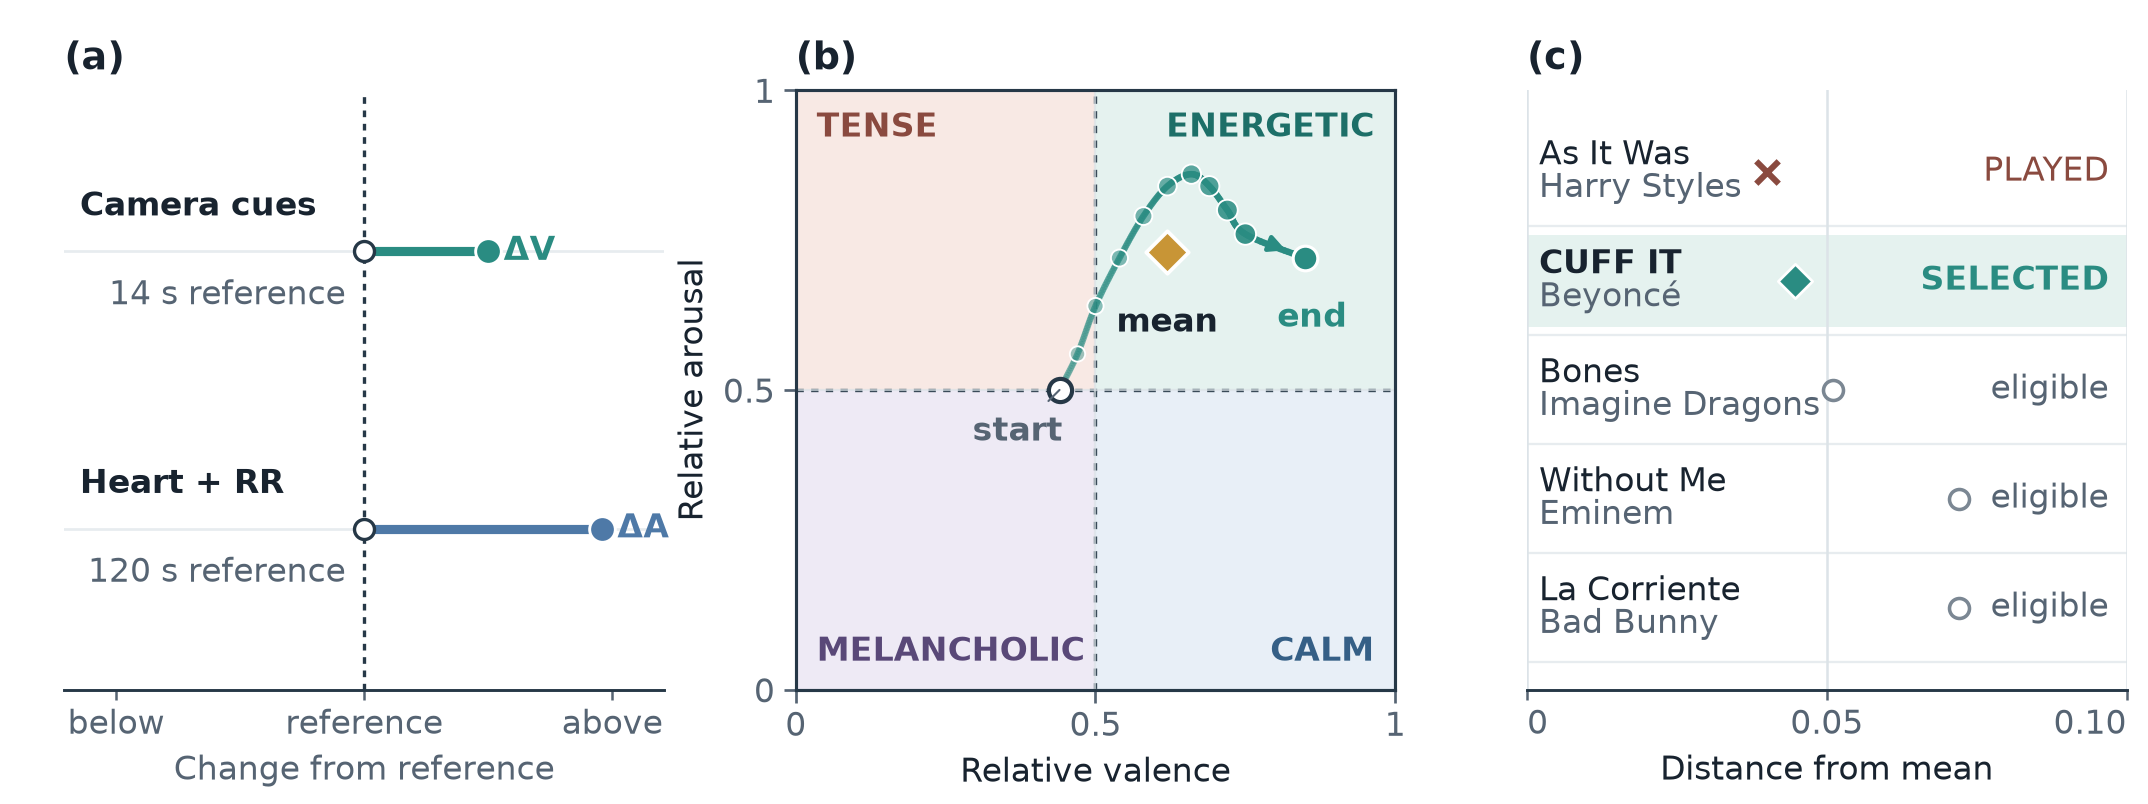

This chart was generated by the following Python code:
#!/usr/bin/env python3
"""Build Figure 2: relative inputs, trajectory, and eligible-song ranking.

Figure contract
---------------
Question
    How do personal references become a trajectory summary and one eligible
    next-song match?
Takeaway
    Vibe Shuffle uses changes from a listener's own references, summarizes a
    window as a trajectory mean, and selects the nearest unplayed catalog track
    in the corresponding region.
Evidence
    The relative changes and trajectory are illustrative. Candidate tracks,
    distances, played-track exclusion, and the selected song are derived from
    the repository's frozen 100-track catalog. Selection mirrors
    src/songSelection.js.
Form
    Three equal square editorial plots with direct labeling and no legend box.
Renderer
    Reproducible Matplotlib PDF (vector) plus a 300 dpi PNG preview.
"""

from __future__ import annotations

import os
from pathlib import Path
import tempfile

os.environ.setdefault(
    "MPLCONFIGDIR", str(Path(tempfile.gettempdir()) / "vibe_shuffle_mpl_cache")
)
os.environ.setdefault("MPLBACKEND", "Agg")

import matplotlib.pyplot as plt
from matplotlib.collections import LineCollection
from matplotlib.colors import to_rgba
from matplotlib.patches import FancyArrowPatch, Rectangle
import numpy as np

from fig1_affect_space import (
    HERE,
    QUADRANTS,
    add_quadrant_fields,
    load_catalog,
    quadrant_from_axes,
    set_style,
    style_affect_axes,
)
from paper_palette import (
    AXIS_LABEL_SIZE,
    BLUE,
    CORAL_DARK,
    GOLD,
    GRID,
    INK,
    MICRO_TEXT_SIZE,
    MID,
    MUTED,
    PANEL_LABEL_SIZE,
    PRIMARY_TEXT_SIZE,
    REFERENCE,
    ROW_RULE,
    TEAL,
    TEAL_LIGHT,
    SECONDARY_TEXT_SIZE,
    TICK_LABEL_SIZE,
)


CAMERA = TEAL
CARDIAC = BLUE
PLAYED = CORAL_DARK
ALTERNATIVE = MID
SELECTED_FILL = TEAL_LIGHT


def select_nearest_unplayed(
    tracks: list[dict[str, object]],
    target: tuple[float, float],
    played_titles: set[str],
) -> dict[str, object]:
    """Mirror the relevant Vibe ranking semantics from src/songSelection.js."""
    target_quadrant = quadrant_from_axes(*target)
    available = [track for track in tracks if str(track["title"]) not in played_titles]
    quadrant_pool = [
        track for track in available if track["quadrant"] == target_quadrant
    ]
    pool = quadrant_pool if quadrant_pool else available
    ranked = sorted(
        pool,
        key=lambda track: (
            np.hypot(
                float(track["valence"]) - target[0],
                float(track["energy"]) - target[1],
            ),
            str(track["id"]),
        ),
    )
    return ranked[0]


def _catmull_rom_path(
    x_values: np.ndarray,
    y_values: np.ndarray,
    *,
    samples_per_segment: int = 18,
) -> tuple[np.ndarray, np.ndarray]:
    """Return a smooth curve through every event point without SciPy."""
    points = np.column_stack((x_values, y_values))
    padded = np.vstack((points[0], points, points[-1]))
    samples: list[np.ndarray] = []
    for index in range(len(points) - 1):
        p0, p1, p2, p3 = padded[index : index + 4]
        t = np.linspace(0, 1, samples_per_segment, endpoint=False)[:, None]
        segment = 0.5 * (
            2 * p1
            + (-p0 + p2) * t
            + (2 * p0 - 5 * p1 + 4 * p2 - p3) * t**2
            + (-p0 + 3 * p1 - 3 * p2 + p3) * t**3
        )
        samples.append(segment)
    samples.append(points[-1][None, :])
    curve = np.vstack(samples)
    return curve[:, 0], curve[:, 1]


def _set_panel_label(axis: plt.Axes, label: str) -> None:
    """Apply one consistent, title-free panel marker."""
    axis.set_title(
        label,
        loc="left",
        color=INK,
        fontsize=PANEL_LABEL_SIZE,
        fontweight="bold",
        pad=5,
    )
    axis.set_box_aspect(1)


def draw_relative_inputs(axis: plt.Axes, target: tuple[float, float]) -> None:
    """Show signed changes from personal references as a compact dot plot."""
    _set_panel_label(axis, "(a)")
    axis.set_xlim(-0.29, 0.29)
    axis.set_ylim(-0.58, 1.58)
    axis.set_yticks([])
    axis.set_xticks((-0.24, 0.0, 0.24))
    axis.set_xticklabels(
        ("below", "reference", "above"), fontsize=TICK_LABEL_SIZE
    )
    axis.set_xlabel(
        "Change from reference",
        fontsize=AXIS_LABEL_SIZE,
        color=MUTED,
        labelpad=3,
    )
    axis.tick_params(axis="x", colors=MUTED, length=2.5, width=0.6, pad=2)
    axis.axvline(0, color=REFERENCE, linewidth=0.8, linestyle=(0, (2, 2)), zorder=1)

    for y_value in (0.0, 1.0):
        axis.axhline(y_value, color=ROW_RULE, linewidth=0.65, zorder=0)

    rows = (
        {
            "y": 1.0,
            "delta": target[0] - 0.5,
            "color": CAMERA,
            "name": "Camera cues",
            "reference": "14 s reference",
            "symbol": "ΔV",
        },
        {
            "y": 0.0,
            "delta": target[1] - 0.5,
            "color": CARDIAC,
            "name": "Heart + RR",
            "reference": "120 s reference",
            "symbol": "ΔA",
        },
    )
    for row in rows:
        y_value = float(row["y"])
        delta = float(row["delta"])
        color = str(row["color"])
        axis.plot(
            [0, delta],
            [y_value, y_value],
            color=color,
            linewidth=2.2,
            solid_capstyle="round",
            zorder=3,
        )
        axis.scatter(
            [0],
            [y_value],
            s=23,
            facecolor="white",
            edgecolor=REFERENCE,
            linewidth=0.8,
            zorder=4,
        )
        axis.scatter(
            [delta],
            [y_value],
            s=38,
            facecolor=color,
            edgecolor="white",
            linewidth=0.7,
            zorder=5,
        )
        axis.text(
            -0.275,
            y_value + 0.16,
            str(row["name"]),
            ha="left",
            va="center",
            fontsize=PRIMARY_TEXT_SIZE,
            fontweight="bold",
            color=INK,
        )
        axis.text(
            -0.018,
            y_value - 0.16,
            str(row["reference"]),
            ha="right",
            va="center",
            fontsize=SECONDARY_TEXT_SIZE,
            color=MUTED,
        )
        axis.text(
            delta + 0.015,
            y_value,
            str(row["symbol"]),
            ha="left",
            va="center",
            fontsize=AXIS_LABEL_SIZE,
            fontweight="bold",
            color=color,
        )

    for location, spine in axis.spines.items():
        spine.set_visible(location == "bottom")
        spine.set_color(REFERENCE)
        spine.set_linewidth(0.7)


def draw_trajectory(
    axis: plt.Axes,
    valence: np.ndarray,
    arousal: np.ndarray,
    target: tuple[float, float],
) -> None:
    """Draw a directional phase path with an isolated arithmetic mean."""
    add_quadrant_fields(axis)
    style_affect_axes(axis, "Relative valence", "Relative arousal")
    _set_panel_label(axis, "(b)")
    axis.tick_params(axis="both", labelsize=TICK_LABEL_SIZE, pad=2)
    axis.xaxis.label.set_size(AXIS_LABEL_SIZE)
    axis.yaxis.label.set_size(AXIS_LABEL_SIZE)
    axis.xaxis.labelpad = 3
    axis.yaxis.labelpad = 3

    quadrant_labels = {
        "tense": (0.035, 0.965, "left", "top"),
        "happy": (0.965, 0.965, "right", "top"),
        "sad_low": (0.035, 0.035, "left", "bottom"),
        "relaxed": (0.965, 0.035, "right", "bottom"),
    }
    for key, (x_value, y_value, horizontal, vertical) in quadrant_labels.items():
        axis.text(
            x_value,
            y_value,
            str(QUADRANTS[key]["label"]),
            transform=axis.transAxes,
            ha=horizontal,
            va=vertical,
            fontsize=MICRO_TEXT_SIZE,
            fontweight="bold",
            color=str(QUADRANTS[key]["dark"]),
            zorder=2,
        )

    smooth_x, smooth_y = _catmull_rom_path(valence, arousal)
    smooth_points = np.column_stack((smooth_x, smooth_y))
    segments = np.stack((smooth_points[:-1], smooth_points[1:]), axis=1)
    segment_progress = np.linspace(0.0, 1.0, len(segments))
    trajectory_line = LineCollection(
        segments,
        colors=[to_rgba(CAMERA, 0.32 + 0.68 * value) for value in segment_progress],
        linewidths=1.55,
        capstyle="round",
        joinstyle="round",
        zorder=4,
    )
    axis.add_collection(trajectory_line)

    point_progress = np.linspace(0.0, 1.0, len(valence))
    axis.scatter(
        valence[1:-1],
        arousal[1:-1],
        s=12 + 16 * point_progress[1:-1],
        facecolor=[
            to_rgba(CAMERA, 0.38 + 0.60 * value) for value in point_progress[1:-1]
        ],
        edgecolor="white",
        linewidth=0.45,
        zorder=5,
    )
    axis.scatter(
        [valence[0]],
        [arousal[0]],
        s=31,
        facecolor="white",
        edgecolor=REFERENCE,
        linewidth=1.0,
        zorder=7,
    )
    axis.scatter(
        [valence[-1]],
        [arousal[-1]],
        s=35,
        facecolor=CAMERA,
        edgecolor="white",
        linewidth=0.75,
        zorder=7,
    )
    axis.scatter(
        [target[0]],
        [target[1]],
        s=52,
        marker="D",
        facecolor=GOLD,
        edgecolor="white",
        linewidth=0.9,
        zorder=8,
    )

    direction = FancyArrowPatch(
        (valence[-2], arousal[-2]),
        (valence[-1], arousal[-1]),
        arrowstyle="-|>",
        mutation_scale=8,
        color=CAMERA,
        linewidth=1.1,
        shrinkA=8,
        shrinkB=5,
        zorder=6,
    )
    axis.add_patch(direction)

    axis.annotate(
        "mean",
        xy=target,
        xytext=(0, -13),
        textcoords="offset points",
        ha="center",
        va="top",
        fontsize=MICRO_TEXT_SIZE,
        fontweight="bold",
        color=INK,
        zorder=9,
    )
    axis.annotate(
        "start",
        xy=(valence[0], arousal[0]),
        xytext=(0.37, 0.43),
        ha="center",
        va="center",
        fontsize=MICRO_TEXT_SIZE,
        fontweight="bold",
        color=MUTED,
        arrowprops={
            "arrowstyle": "-",
            "color": MUTED,
            "linewidth": 0.5,
            "shrinkA": 2,
            "shrinkB": 6,
        },
        zorder=8,
    )
    axis.text(
        0.92,
        0.62,
        "end",
        ha="right",
        va="center",
        fontsize=MICRO_TEXT_SIZE,
        fontweight="bold",
        color=CAMERA,
        zorder=8,
    )


def _ranked_candidates(
    tracks: list[dict[str, object]],
    target: tuple[float, float],
    *,
    count: int,
) -> list[tuple[float, dict[str, object]]]:
    """Return nearest candidates in the target region, including played tracks."""
    target_quadrant = quadrant_from_axes(*target)
    ranked = [
        (
            float(
                np.hypot(
                    float(track["valence"]) - target[0],
                    float(track["energy"]) - target[1],
                )
            ),
            track,
        )
        for track in tracks
        if track["quadrant"] == target_quadrant
    ]
    return sorted(ranked, key=lambda item: (item[0], str(item[1]["id"])))[:count]


def draw_candidate_ranking(
    axis: plt.Axes,
    candidates: list[tuple[float, dict[str, object]]],
    *,
    played_titles: set[str],
    chosen_title: str,
) -> None:
    """Show the selection rule as a direct, collision-free ranked dot plot."""
    _set_panel_label(axis, "(c)")
    axis.set_xlim(0, 0.10)
    axis.set_ylim(-0.75, len(candidates) - 0.25)
    axis.set_xticks((0.0, 0.05, 0.10))
    axis.set_xticklabels(("0", "0.05", "0.10"), fontsize=TICK_LABEL_SIZE)
    for tick_label, alignment in zip(
        axis.get_xticklabels(), ("left", "center", "right")
    ):
        tick_label.set_horizontalalignment(alignment)
    axis.set_yticks([])
    axis.set_xlabel("Distance from mean", fontsize=AXIS_LABEL_SIZE, labelpad=3)
    axis.tick_params(axis="x", colors=MUTED, length=2.5, width=0.6, pad=2)
    axis.grid(axis="x", color=GRID, linewidth=0.6, zorder=0)

    row_y = np.arange(len(candidates) - 1, -1, -1, dtype=float)
    selected_index = next(
        index
        for index, (_, track) in enumerate(candidates)
        if str(track["title"]) == chosen_title
    )
    selected_y = row_y[selected_index]
    axis.add_patch(
        Rectangle(
            (0, selected_y - 0.42),
            0.10,
            0.84,
            facecolor=SELECTED_FILL,
            edgecolor="none",
            zorder=0,
        )
    )

    for y_value in row_y:
        axis.axhline(y_value - 0.50, color=ROW_RULE, linewidth=0.55, zorder=1)

    for y_value, (distance, track) in zip(row_y, candidates):
        title = str(track["title"])
        is_played = title in played_titles
        is_selected = title == chosen_title
        axis.text(
            0.002,
            y_value + 0.15,
            title,
            ha="left",
            va="center",
            fontsize=AXIS_LABEL_SIZE,
            fontweight="bold" if is_selected else "normal",
            color=INK,
            zorder=5,
        )
        axis.text(
            0.002,
            y_value - 0.15,
            str(track["artist"]),
            ha="left",
            va="center",
            fontsize=MICRO_TEXT_SIZE,
            color=MUTED,
            zorder=5,
        )

        if is_played:
            axis.scatter(
                [distance],
                [y_value],
                s=29,
                marker="x",
                color=PLAYED,
                linewidth=1.45,
                zorder=6,
            )
            status = "PLAYED"
            status_color = PLAYED
        elif is_selected:
            axis.scatter(
                [distance],
                [y_value],
                s=34,
                marker="D",
                facecolor=CAMERA,
                edgecolor="white",
                linewidth=0.65,
                zorder=6,
            )
            status = "SELECTED"
            status_color = CAMERA
        else:
            axis.scatter(
                [distance],
                [y_value],
                s=23,
                facecolor="white",
                edgecolor=ALTERNATIVE,
                linewidth=0.85,
                zorder=6,
            )
            status = "eligible"
            status_color = MUTED

        axis.text(
            0.097,
            y_value,
            status,
            ha="right",
            va="center",
            fontsize=MICRO_TEXT_SIZE,
            fontweight="bold" if is_selected else "normal",
            color=status_color,
            zorder=5,
        )

    for location, spine in axis.spines.items():
        spine.set_visible(location == "bottom")
        spine.set_color(REFERENCE)
        spine.set_linewidth(0.7)


def build_figure() -> plt.Figure:
    """Build the three-panel editorial figure."""
    set_style()
    tracks = load_catalog()

    # Illustrative, event-driven samples from one listening window. The path
    # rises from near neutral, arcs through a high-activation peak, and settles
    # at a more positive endpoint. Its exact arithmetic mean is (0.62, 0.73).
    valence = np.array(
        [0.44, 0.47, 0.50, 0.54, 0.58, 0.62, 0.66, 0.69, 0.72, 0.75, 0.85]
    )
    arousal = np.array(
        [0.50, 0.56, 0.64, 0.72, 0.79, 0.84, 0.86, 0.84, 0.80, 0.76, 0.72]
    )
    target = (float(valence.mean()), float(arousal.mean()))
    if not np.allclose(target, (0.62, 0.73)):
        raise ValueError(f"Illustrative target drifted: {target}")

    played_titles = {"As It Was"}
    chosen = select_nearest_unplayed(tracks, target, played_titles)
    if chosen["title"] != "CUFF IT":
        raise ValueError(
            f"Expected CUFF IT as nearest eligible example, found {chosen['title']}"
        )
    candidates = _ranked_candidates(tracks, target, count=5)
    if [track["title"] for _, track in candidates[:2]] != ["As It Was", "CUFF IT"]:
        raise ValueError("Nearest-candidate ordering drifted")

    figure = plt.figure(figsize=(7.16, 2.68))
    grid = figure.add_gridspec(
        1,
        3,
        left=0.030,
        right=0.990,
        bottom=0.135,
        top=0.895,
        wspace=0.22,
    )
    input_axis = figure.add_subplot(grid[0, 0])
    trajectory_axis = figure.add_subplot(grid[0, 1])
    ranking_axis = figure.add_subplot(grid[0, 2])

    draw_relative_inputs(input_axis, target)
    draw_trajectory(trajectory_axis, valence, arousal, target)
    draw_candidate_ranking(
        ranking_axis,
        candidates,
        played_titles=played_titles,
        chosen_title=str(chosen["title"]),
    )
    return figure


def main() -> None:
    figure = build_figure()
    pdf_path = HERE / "fig2_relative_trajectory.pdf"
    png_path = HERE / "fig2_relative_trajectory.png"
    figure.savefig(pdf_path)
    figure.savefig(png_path, dpi=300)
    plt.close(figure)
    print(pdf_path)
    print(png_path)


if __name__ == "__main__":
    main()
